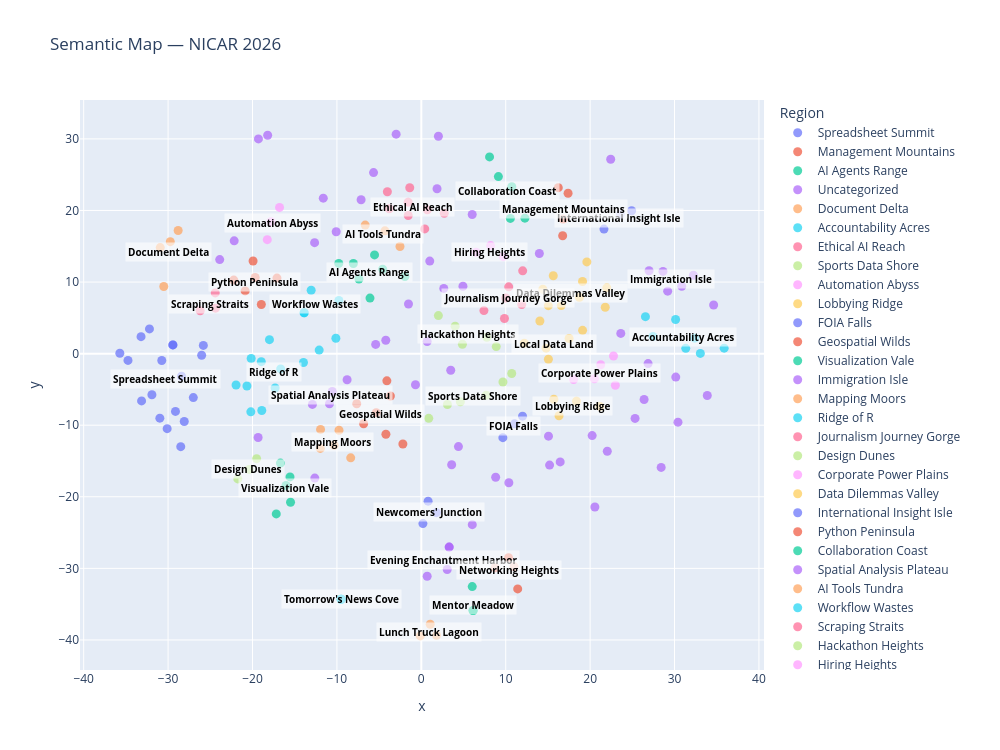

The cell this chart's notebook holds for it:
### Markdown cell above
## Interactive Chart

### Code cell
import plotly.express as px
import plotly.graph_objects as go
import textwrap

def wrap_hover(text, width=60):
    if pd.isna(text):
        return ""
    lines = textwrap.wrap(str(text), width=width)
    return "<br>".join(lines)

plot_df = df.copy()
plot_df["_title"] = plot_df[TEXT_COL_TITLE].apply(lambda t: wrap_hover(t, width=60))

hover_name_col = "filename" if "filename" in df.columns else TEXT_COL_TITLE
hover_data = {"_title": True, "cluster_name": True, "x": False, "y": False}
if TEXT_COL_CONTENT and TEXT_COL_CONTENT in df.columns:
    plot_df["_content"] = plot_df[TEXT_COL_CONTENT].apply(lambda t: wrap_hover(t, width=60))
    hover_data["_content"] = True

fig = px.scatter(
    plot_df,
    x="x",
    y="y",
    color="cluster_name",
    hover_name=hover_name_col,
    hover_data=hover_data,
    title="Semantic Map — NICAR 2026",
    width=1000,
    height=750,
)
fig.update_traces(marker=dict(size=9, opacity=0.7))

# Add cluster name labels at the centroid of each cluster
labeled = plot_df[plot_df["cluster"] != -1]
centroids = labeled.groupby("cluster_name")[["x", "y"]].mean().reset_index()
for _, row in centroids.iterrows():
    fig.add_annotation(
        x=row["x"], y=row["y"],
        text=f"<b>{row['cluster_name']}</b>",
        showarrow=False,
        font=dict(size=10, color="black"),
        bgcolor="rgba(255,255,255,0.6)",
        borderpad=2,
    )

fig.update_layout(
    legend_title_text="Region",
    hoverlabel=dict(namelength=-1),
)
fig.show()
